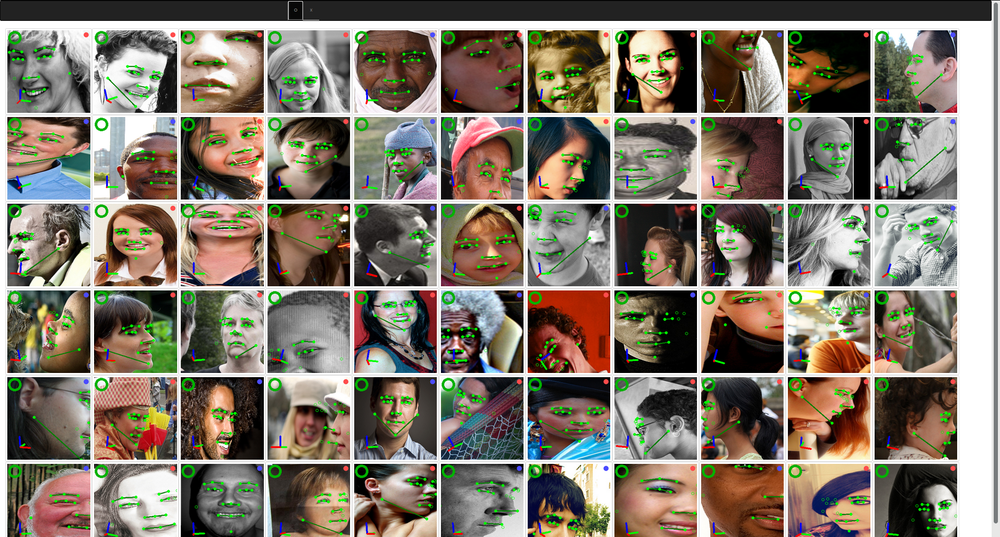
//> input picture sample_images/face.png, 1000 x 537 px, shrunk from 1914 x 1028 before the run, given in place of andre.jpeg, which was not available
$ ./facedetect   (built with g++ and OpenCV 4)
//> lines starting //> are read from the running program, lines starting //| are printed output that depends on the picture; pictures that were not available may be replaced by others from this repository, and a replacement may not be noted
#include "opencv2/objdetect.hpp"
#include "opencv2/highgui.hpp"
#include "opencv2/imgproc.hpp"
#include <iostream>

#include <sstream>

using namespace std;
using namespace cv;


//Mat roi;
//Mat roi(64,128, CV_8UC3, Scalar(0,0,255));
Mat roi;
Mat img;
int var1=1;
int var2=0;

int width = 300;
int height = 300;

string name;
ostringstream convert;

Mat face_image;
//Mat depth_image;

// [46 lines left out: function CallBackFunc, not called in this run]


int detectAndDraw( Mat& img, CascadeClassifier& cascade,
                    CascadeClassifier& nestedCascade,
                    double scale, bool tryflip );

string cascadeName;
string nestedCascadeName;


int main( int argc, const char** argv )
{
    //VideoCapture capture(0);
    Mat frame, image;
    string inputName;
    bool tryflip;
    CascadeClassifier cascade, nestedCascade;
    double scale=1;
    int number_detections;

    if ( !nestedCascade.load("/home/sprva/AAkash/installations/opencv/opencv/data/haarcascades/haarcascade_eye_tree_eyeglasses.xml") )
        cerr << "WARNING: Could not load classifier cascade for nested objects" << endl;
    if( !cascade.load("/home/sprva/AAkash/installations/opencv/opencv/data/haarcascades/haarcascade_frontalface_alt.xml") )
    {
        cerr << "ERROR: Could not load classifier cascade" << endl;
        return -1;
    }

    namedWindow("result",1);

    while(1){

    //capture >> image;         // get a new frame from camera

        image = imread( "/home/sprva/Downloads/andre.jpeg", 1 );
//> image is the input picture: 537 rows x 1000 cols, CV_8UC3; mean B, G, R 108.1, 121.3, 129.8
        if( image.empty() )
        {
            //if(!capture.open( inputName ))
                cout << "Could not read " << inputName << endl;
        }

    number_detections = detectAndDraw( image, cascade, nestedCascade, scale, false );

    cout << number_detections << endl;
    waitKey(10);
    }
    return 0;
}

int detectAndDraw( Mat& img, CascadeClassifier& cascade,
                    CascadeClassifier& nestedCascade,
                    double scale, bool tryflip )
{
//> called with scale = 1, tryflip = false
   setMouseCallback("result", CallBackFunc, NULL);
   Mat original = img;
   //Mat original_depth = imread("depth_0001.png");
    double t = 0;
    vector<Rect> faces, faces2;
    const static Scalar colors[] =
    {
        Scalar(255,0,0),
        Scalar(255,128,0),
        Scalar(255,255,0),
        Scalar(0,255,0),
        Scalar(0,128,255),
        Scalar(0,255,255),
        Scalar(0,0,255),
        Scalar(255,0,255)
    };
    Mat gray, smallImg;

    cvtColor( img, gray, COLOR_BGR2GRAY );
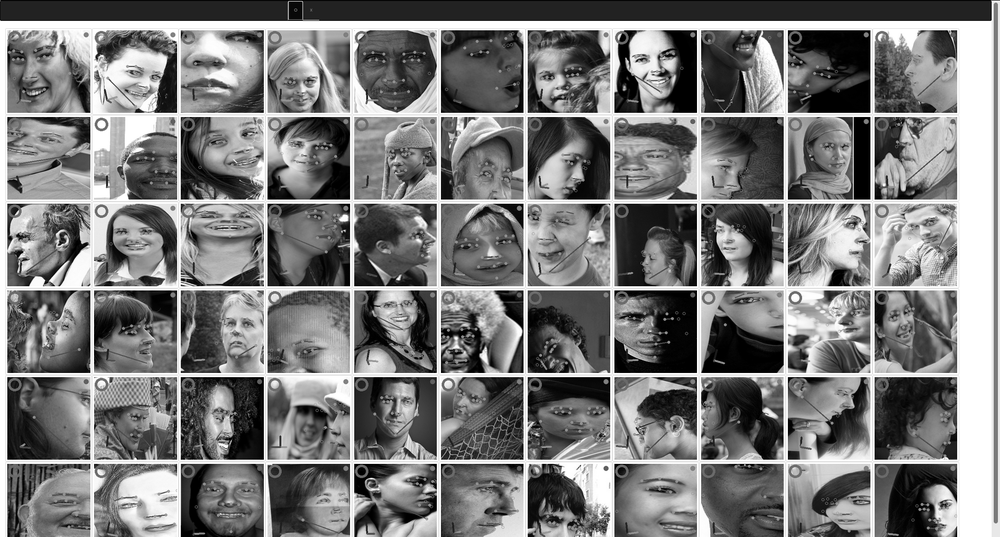
//> gray: 537 rows x 1000 cols, CV_8UC1; min 0, max 255, mean 122.3

    cascade.detectMultiScale( gray, faces );
//> faces = 19 Rects (x, y, width, height), first 8: [709, 215, 42, 42], [374, 287, 48, 48], [277, 64, 50, 50], [814, 127, 48, 48], [212, 303, 53, 53], [372, 382, 50, 50], [914, 488, 47, 47], [625, 33, 62, 62]
// [5 lines of commented-out code are left out]

     face_image = original(faces[0]);
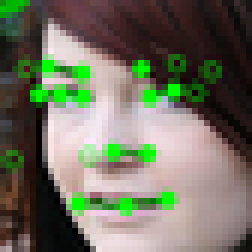
//> face_image: 42 rows x 42 cols, CV_8UC3 (shown 6 times larger); mean B, G, R 95.3, 112.2, 112
     //depth_image = original_depth(faces[0]);

     resize(face_image, face_image, Size(96,96));
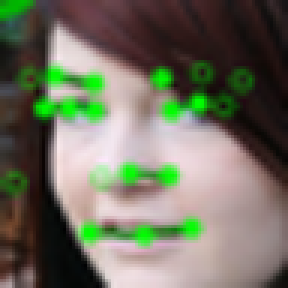
//> face_image: 96 rows x 96 cols, CV_8UC3 (shown 3 times larger); mean B, G, R 95.2, 112.1, 111.9
//> in main, `number_detections = detectAndDraw( image, cascade, nestedCascade, scal..`: number_detections = 19
//| 19
     //resize(depth_image, depth_image, Size(96,96));

   // }

    imshow( "result", gray );
imshow( "result1", face_image );

    return faces.size();

}
